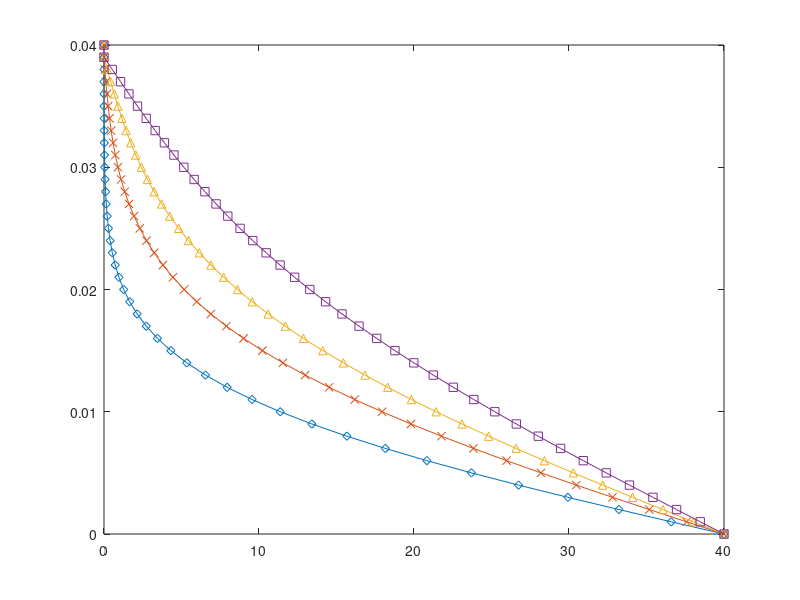

Write the MATLAB code that produced this figure.
%% Code to solve Couette Flow: Parabolic equation using FTCS scheme
%% Initializing the Parameters
nu = 0.000217;
y0 = 0;
yH = 0.04;
dt = 0.002;
dy = 0.001;
ny = (yH - y0)/dy;
t = 0;
u_2 = zeros(ny+1,1);
u_4 = zeros(ny+1,1);
u_6 = zeros(ny+1,1);
u = zeros(ny+1,1);
ut = zeros(ny+1,1);
d = (nu*dt)/(dy^2);

%% Initial and Boundary Conditions
u_2(1) = 40;
u_2(ny) = 0;

u_4(1) = 40;
u_4(ny) = 0;

u_6(1) = 40;
u_6(ny) = 0;

u(1) = 40;
u(ny) = 0;
%% FTCS solver
while(t <= 0.2)
    for i = 2:ny-1
        ut(i) = u_2(i) + d*(u_2(i+1) - 2*u_2(i) + u_2(i-1));
    end
    u_2(2:ny-1) = ut(2:ny-1);
    t = t + dt; 
end
t = 0;
while(t <= 0.4)
    for i = 2:ny-1
        ut(i) = u_4(i) + d*(u_4(i+1) - 2*u_4(i) + u_4(i-1));
    end
    u_4(2:ny-1) = ut(2:ny-1);
    t = t + dt; 
end
t = 0;
while(t <= 0.6)
    for i = 2:ny-1
        ut(i) = u_6(i) + d*(u_6(i+1) - 2*u_6(i) + u_6(i-1));
    end
    u_6(2:ny-1) = ut(2:ny-1);
    t = t + dt; 
end
t = 0;
while(t <= 1)
    for i = 2:ny-1
        ut(i) = u(i) + d*(u(i+1) - 2*u(i) + u(i-1));
    end
    u(2:ny-1) = ut(2:ny-1);
    t = t + dt; 
end

%% Plotting the results
y = [y0:dy:yH]';
plot(u_2, y, '-d');
hold on;
plot(u_4, y, '-x');
plot(u_6, y, '-^');
plot(u, y, '-s');